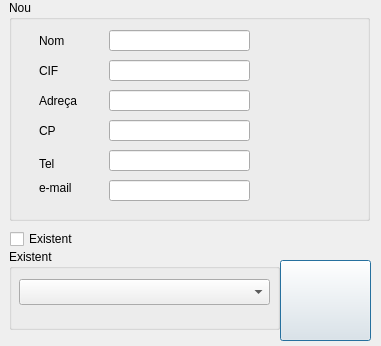
<?xml version="1.0" encoding="UTF-8"?>
<ui version="4.0">
 <class>Dialog</class>
 <widget class="QDialog" name="Dialog">
  <property name="geometry">
   <rect>
    <x>0</x>
    <y>0</y>
    <width>381</width>
    <height>346</height>
   </rect>
  </property>
  <property name="windowTitle">
   <string>Configuracio</string>
  </property>
  <widget class="QPushButton" name="print_button">
   <property name="geometry">
    <rect>
     <x>280</x>
     <y>260</y>
     <width>91</width>
     <height>81</height>
    </rect>
   </property>
   <property name="text">
    <string/>
   </property>
   <property name="icon">
    <iconset>
     <normaloff>../icons/033-bill.png</normaloff>../icons/033-bill.png</iconset>
   </property>
   <property name="iconSize">
    <size>
     <width>64</width>
     <height>64</height>
    </size>
   </property>
  </widget>
  <widget class="QGroupBox" name="groupBox">
   <property name="geometry">
    <rect>
     <x>9</x>
     <y>0</y>
     <width>361</width>
     <height>221</height>
    </rect>
   </property>
   <property name="title">
    <string>Nou</string>
   </property>
   <widget class="QLabel" name="label_4">
    <property name="geometry">
     <rect>
      <x>30</x>
      <y>93</y>
      <width>41</width>
      <height>16</height>
     </rect>
    </property>
    <property name="text">
     <string>Adreça</string>
    </property>
   </widget>
   <widget class="QLineEdit" name="label_name">
    <property name="geometry">
     <rect>
      <x>100</x>
      <y>30</y>
      <width>141</width>
      <height>21</height>
     </rect>
    </property>
   </widget>
   <widget class="QLabel" name="label_2">
    <property name="geometry">
     <rect>
      <x>30</x>
      <y>63</y>
      <width>41</width>
      <height>16</height>
     </rect>
    </property>
    <property name="text">
     <string>CIF</string>
    </property>
   </widget>
   <widget class="QLineEdit" name="label_cif">
    <property name="geometry">
     <rect>
      <x>100</x>
      <y>60</y>
      <width>141</width>
      <height>21</height>
     </rect>
    </property>
   </widget>
   <widget class="QLabel" name="label_5">
    <property name="geometry">
     <rect>
      <x>30</x>
      <y>123</y>
      <width>41</width>
      <height>16</height>
     </rect>
    </property>
    <property name="text">
     <string>CP</string>
    </property>
   </widget>
   <widget class="QLineEdit" name="label_address">
    <property name="geometry">
     <rect>
      <x>100</x>
      <y>90</y>
      <width>141</width>
      <height>21</height>
     </rect>
    </property>
   </widget>
   <widget class="QLineEdit" name="label_cp">
    <property name="geometry">
     <rect>
      <x>100</x>
      <y>120</y>
      <width>141</width>
      <height>21</height>
     </rect>
    </property>
   </widget>
   <widget class="QLabel" name="label">
    <property name="geometry">
     <rect>
      <x>30</x>
      <y>33</y>
      <width>41</width>
      <height>16</height>
     </rect>
    </property>
    <property name="text">
     <string>Nom</string>
    </property>
   </widget>
   <widget class="QLabel" name="label_6">
    <property name="geometry">
     <rect>
      <x>30</x>
      <y>156</y>
      <width>41</width>
      <height>16</height>
     </rect>
    </property>
    <property name="text">
     <string>Tel</string>
    </property>
   </widget>
   <widget class="QLineEdit" name="label_phone">
    <property name="geometry">
     <rect>
      <x>100</x>
      <y>150</y>
      <width>141</width>
      <height>21</height>
     </rect>
    </property>
   </widget>
   <widget class="QLineEdit" name="label_email">
    <property name="geometry">
     <rect>
      <x>100</x>
      <y>180</y>
      <width>141</width>
      <height>21</height>
     </rect>
    </property>
   </widget>
   <widget class="QLabel" name="label_7">
    <property name="geometry">
     <rect>
      <x>30</x>
      <y>180</y>
      <width>41</width>
      <height>16</height>
     </rect>
    </property>
    <property name="text">
     <string>e-mail</string>
    </property>
   </widget>
  </widget>
  <widget class="QGroupBox" name="groupBox_2">
   <property name="geometry">
    <rect>
     <x>9</x>
     <y>249</y>
     <width>271</width>
     <height>81</height>
    </rect>
   </property>
   <property name="title">
    <string>Existent</string>
   </property>
   <widget class="QComboBox" name="combobox_client">
    <property name="geometry">
     <rect>
      <x>10</x>
      <y>30</y>
      <width>251</width>
      <height>26</height>
     </rect>
    </property>
   </widget>
  </widget>
  <widget class="QCheckBox" name="flag_client">
   <property name="geometry">
    <rect>
     <x>10</x>
     <y>230</y>
     <width>85</width>
     <height>18</height>
    </rect>
   </property>
   <property name="text">
    <string>Existent</string>
   </property>
  </widget>
 </widget>
 <resources/>
 <connections/>
</ui>
